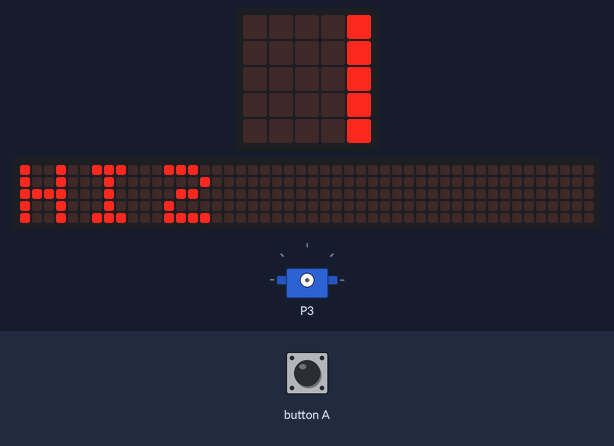
Bench run of a program on a simulated Calliope mini (MakeCode). Parts: the board's 5×5 LED display, a strip that is not on the board, showing the scrolling text unrolled, servo. The inputs (shaded band) are chosen by the test bench. The 48×5 strip is a reading aid, not a part: it shows the text the display is scrolling, unrolled, one strip-width of it at a time.

Above: at 0.2 s.
At 3.2 s:
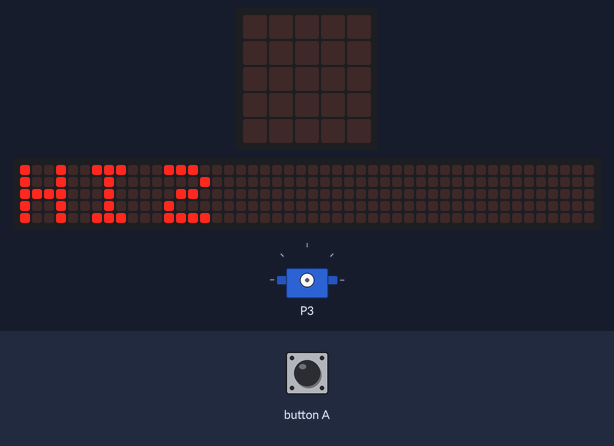
4.9 s: button A pressed for 0.15 s
At 10.9 s:
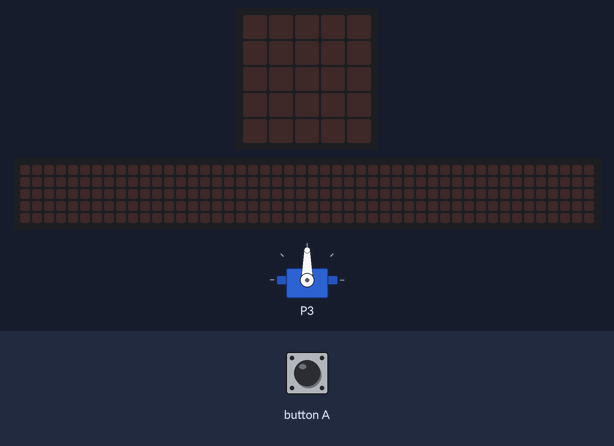
Timing chart, 0 to 12.4 s (numbered marks = the images above; inputs shaded):
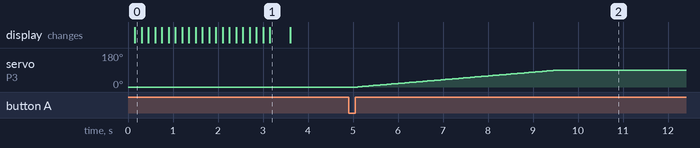

The program:

main.ts
```typescript
input.onButtonEvent(Button.A, input.buttonEventClick(), function () {
    if (S1 == 0) {
        S1 = 90
        for (let Index = 0; Index <= S1; Index++) {
            pins.servoWritePin(AnalogPin.P3, Index)
            basic.pause(50)
        }
    } else {
        S1 = 90
        for (let Index = 0; Index <= S1; Index++) {
            Winkel = S1 - Index
            pins.servoWritePin(AnalogPin.P3, Winkel)
            basic.pause(50)
        }
        S1 = 0
    }
})
let Winkel = 0
let S1 = 0
basic.showString("HI2")
S1 = 0
pins.servoWritePin(AnalogPin.P3, S1)
```

test.ts
```typescript
// Hier kann man Tests durchführen; diese Datei wird nicht kompiliert, wenn dieses Paket als Erweiterung verwendet wird.
```

Measured:
- after the input at 4.9 s, servo on P3: moves from 0° to 90° over 4.5 s, starting after 0.20 s
- what the display in image 1 shows lasts 0.4 s, from 3.2 s to 3.6 s
